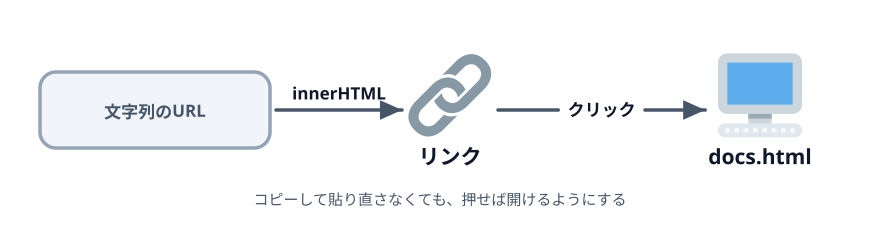

Python code for this plot:
"""2-2 のサムネ: 文字列だった URL をクリックできるリンクにする。"""

import pathlib
import sys

sys.path.insert(0, str(pathlib.Path.home() / ".claude/skills/genfig"))
from genfig import Canvas  # noqa: E402

c = Canvas(880, 240)

txt = c.sticky(40, 72, 230, 76, color="gray")
c.text(155, 118, "文字列のURL", scale="label", align="center")

link = c.node(450, 110, "リンク", emoji_cp="1f517", w=150, h=92)
page = c.node(760, 110, "docs.html", emoji_cp="1f5a5", w=170, h=92)

c.link(txt, link, label="innerHTML")
c.link(link, page, label="クリック")

c.text(440, 205, "コピーして貼り直さなくても、押せば開けるようにする",
       scale="body", align="center")

print(c.save("00-thumbnail.svg"))
